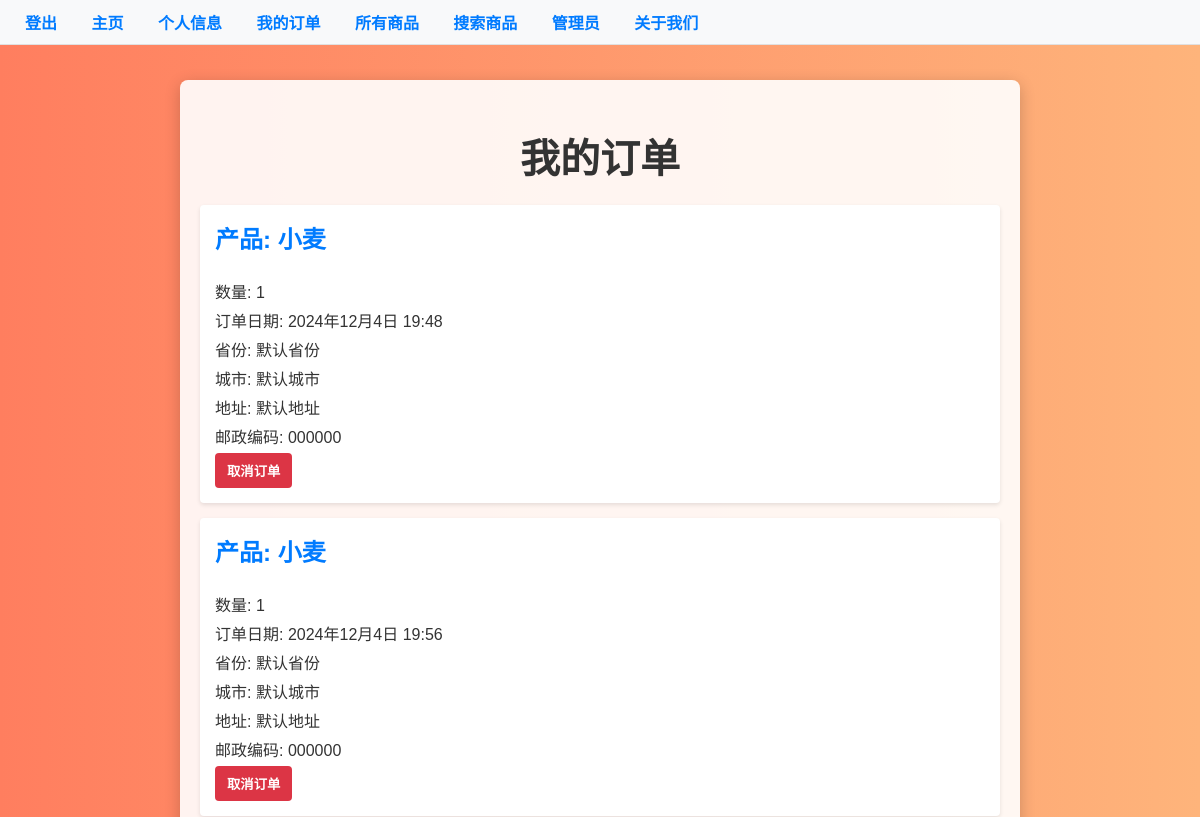
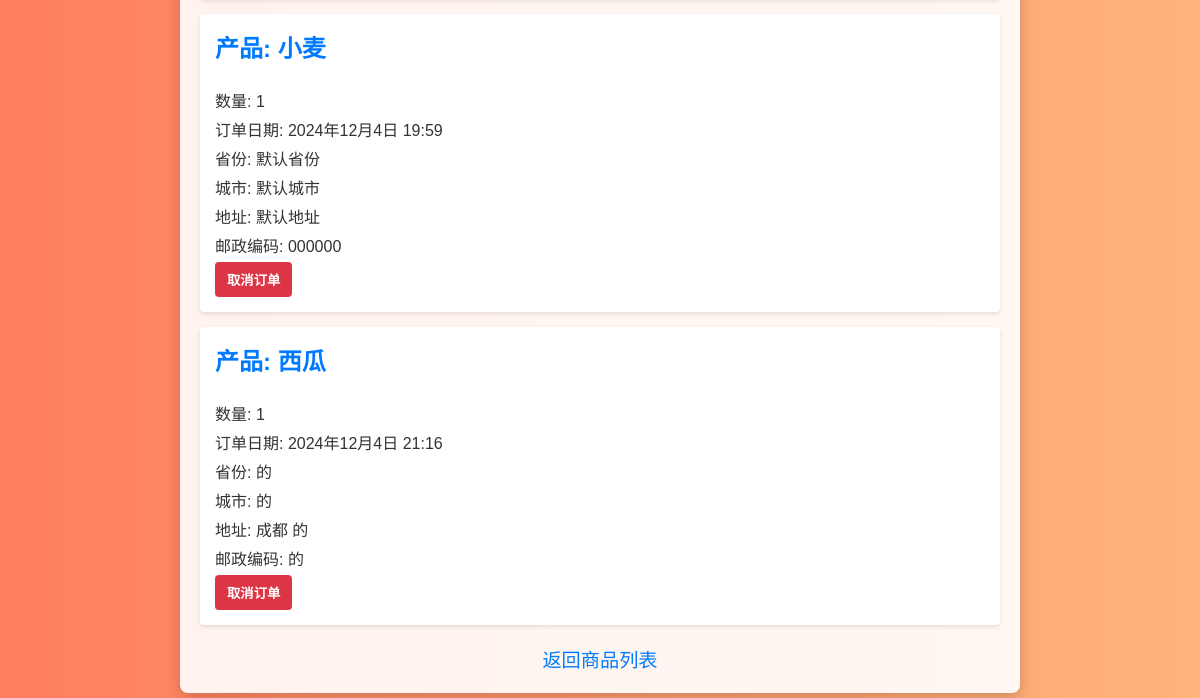
The page /my-orders/ (signed in) on the database as committed earlier (2 pictures, top to bottom).
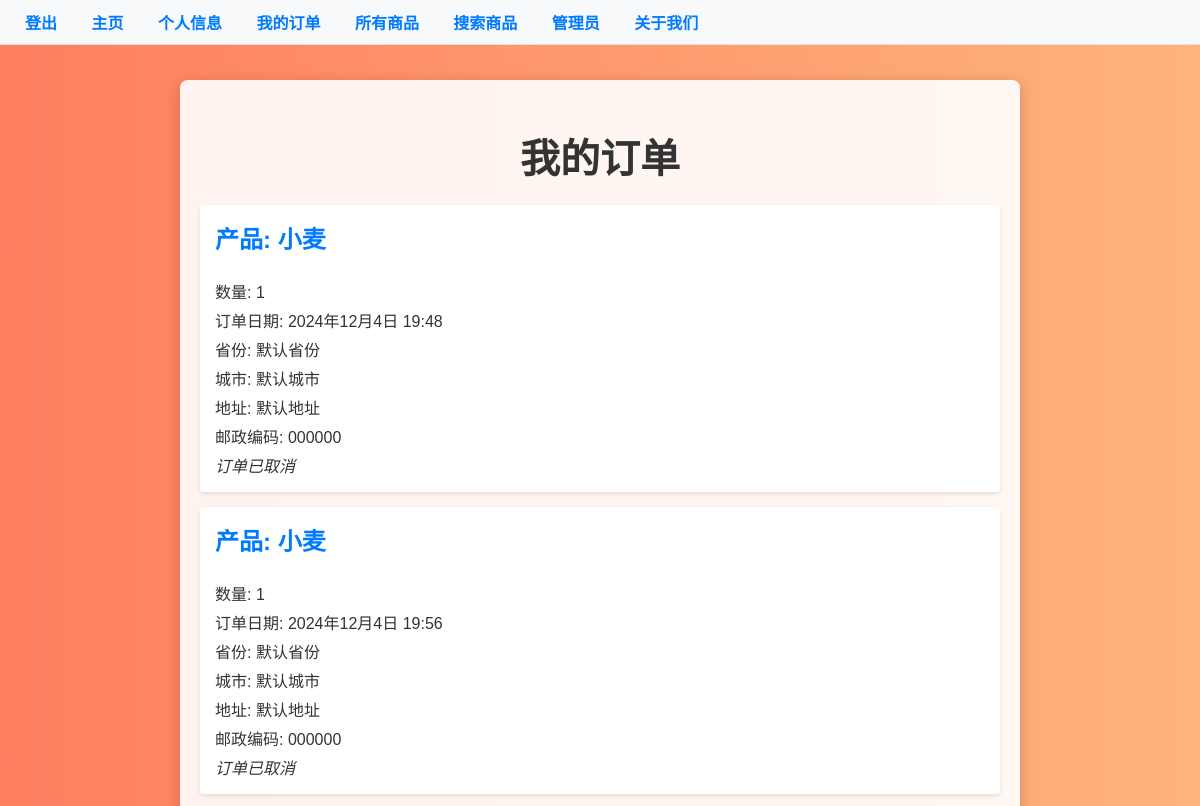
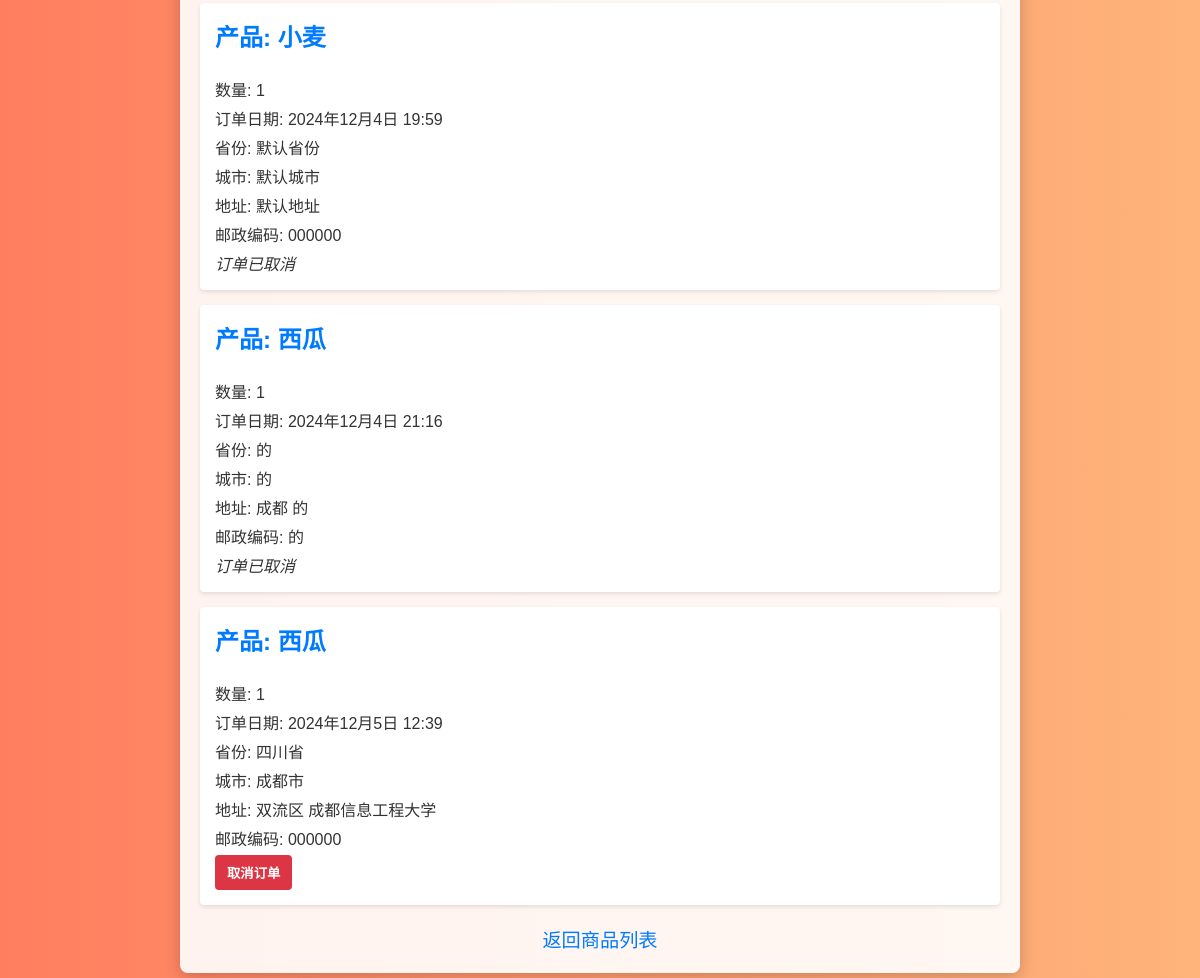
The same page on the database as committed later (2 pictures, top to bottom).
### myapp/models.py (models this page shows, shortened)
class Purchase(models.Model):
    user = models.ForeignKey(User, on_delete=models.CASCADE)
    agricultural_product = models.ForeignKey(AgriculturalProduct, on_delete=models.CASCADE)
    quantity = models.PositiveIntegerField(default=1)  # 购买数量
    purchase_date = models.DateTimeField(auto_now_add=True)
    is_cancelled = models.BooleanField(default=False)  # 标记是否取消
    address_line1 = models.CharField(max_length=255, default="默认地址")
    address_line2 = models.CharField(max_length=255, blank=True)
    city = models.CharField(max_length=100, default="默认城市")
    state = models.CharField(max_length=100, default="默认省份")
    zip_code = models.CharField(max_length=20, default="000000")

class AgriculturalProduct(models.Model):
    name = models.CharField(max_length=200)
    description = models.TextField()
    image = models.ImageField(upload_to='products/', blank=True, null=True)  # 使用 ImageField
    price = models.DecimalField(max_digits=5, decimal_places=2)
    category = models.ForeignKey(Category, on_delete=models.CASCADE, blank=True, null=True)
    click_count = models.IntegerField(default=0)

### myapp/views.py (the view)
# urls.py: path('my-orders/', views.user_orders, name='my_orders'),
@login_required
def user_orders(request):
    orders = Purchase.objects.filter(user=request.user)  # 获取当前用户的所有订单
    return render(request, 'order/user_orders.html', {'orders': orders})

### myapp/templates/order/user_orders.html (shortened to what this page needs)
<!DOCTYPE html>
<html lang="zh">
<head>
</head>
<body>
<nav>
    <a href="/">登出</a>
    <a href="{% url 'recommendation' %}">主页</a>
    <a href="{% url 'profile' %}">个人信息</a>
    <a href="{% url 'my_orders' %}">我的订单</a>
    <a href="{% url 'product_list' %}">所有商品</a>
    <a href="{% url 'product_search' %}">搜索商品</a>
    <a href="{% url 'admin:index' %}">管理员</a>
    <a href="{% url 'about' %}">关于我们</a>
</nav>
<div class="container">
    <h1>我的订单</h1>
    {% if orders %}
        <ul class="order-list">
            {% for order in orders %}
                <li class="order-item">
                    <h3>产品: {{ order.agricultural_product.name }}</h3>
                    <p>数量: {{ order.quantity }}</p>
                    <p>订单日期: {{ order.purchase_date }}</p>
                    <p>省份: {{ order.state }}</p>
                    <p>城市: {{ order.city }}</p>
                    <p>地址: {{ order.address_line1 }} {% if order.address_line2 %}{{ order.address_line2 }}{% endif %}</p>
                    <p>邮政编码: {{ order.zip_code }}</p>
                    {% if not order.is_cancelled %}
                        <form action="{% url 'cancel_order' order.id %}" method="POST" style="display:inline;">
                            <button type="submit" class="cancel-order">取消订单</button>
                        </form>
                    {% else %}
                        <em>订单已取消</em>
                    {% endif %}
                </li>
            {% endfor %}
        </ul>
    {% else %}
        <p class="no-orders">您还没有任何订单。</p>
    {% endif %}
    <a href="{% url 'product_list' %}" class="back-link">返回商品列表</a>
</div>
</body>
</html>

Rows that differ between the two databases and show on the page:
changed Purchase (number 1 of 5 on the later page): is_cancelled "取消订单" → "订单已取消"
changed Purchase (number 2 of 5 on the later page): is_cancelled "取消订单" → "订单已取消"
changed Purchase (number 3 of 5 on the later page): is_cancelled "取消订单" → "订单已取消"
changed Purchase "成都": is_cancelled "取消订单" → "订单已取消"
added Purchase: agricultural_product.name "西瓜", quantity "1", purchase_date "2024年12月5日 12:39", state "四川省", city "成都市", address_line1 "双流区", address_line2 "成都信息工程大学", zip_code "000000", is_cancelled "取消订单"
